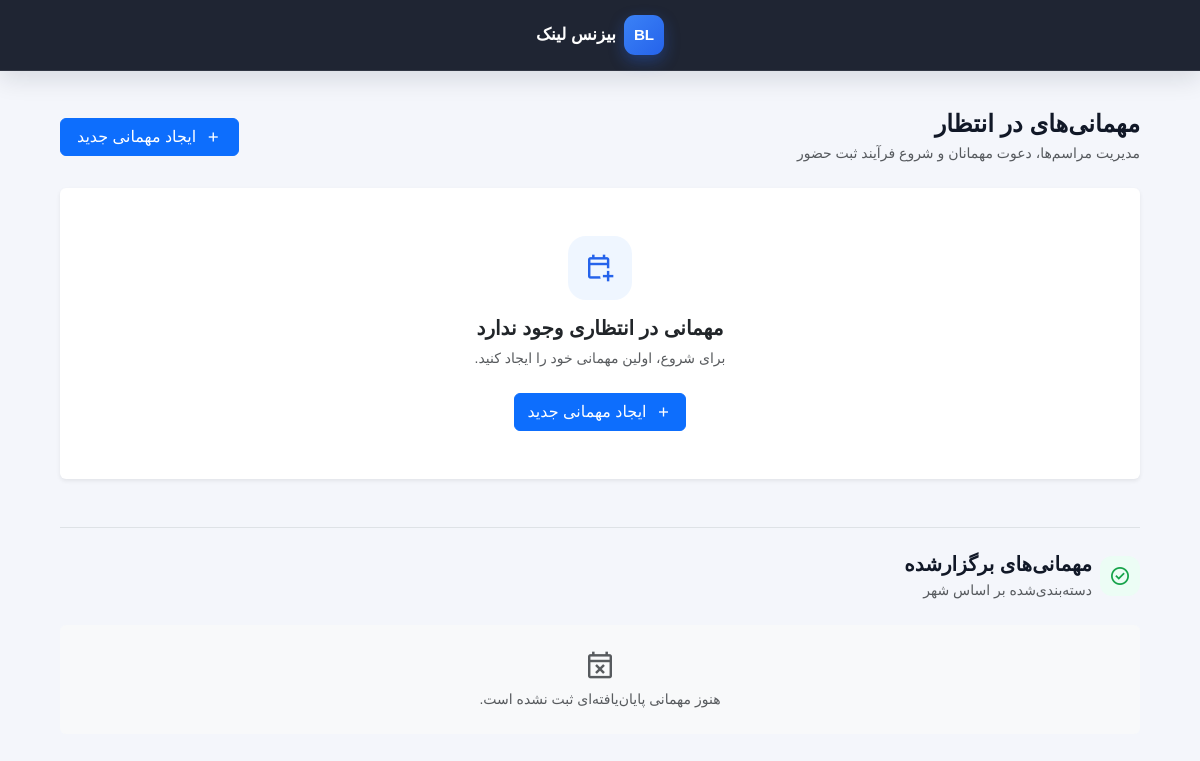
Before: /events/ (signed in) with the older database file.
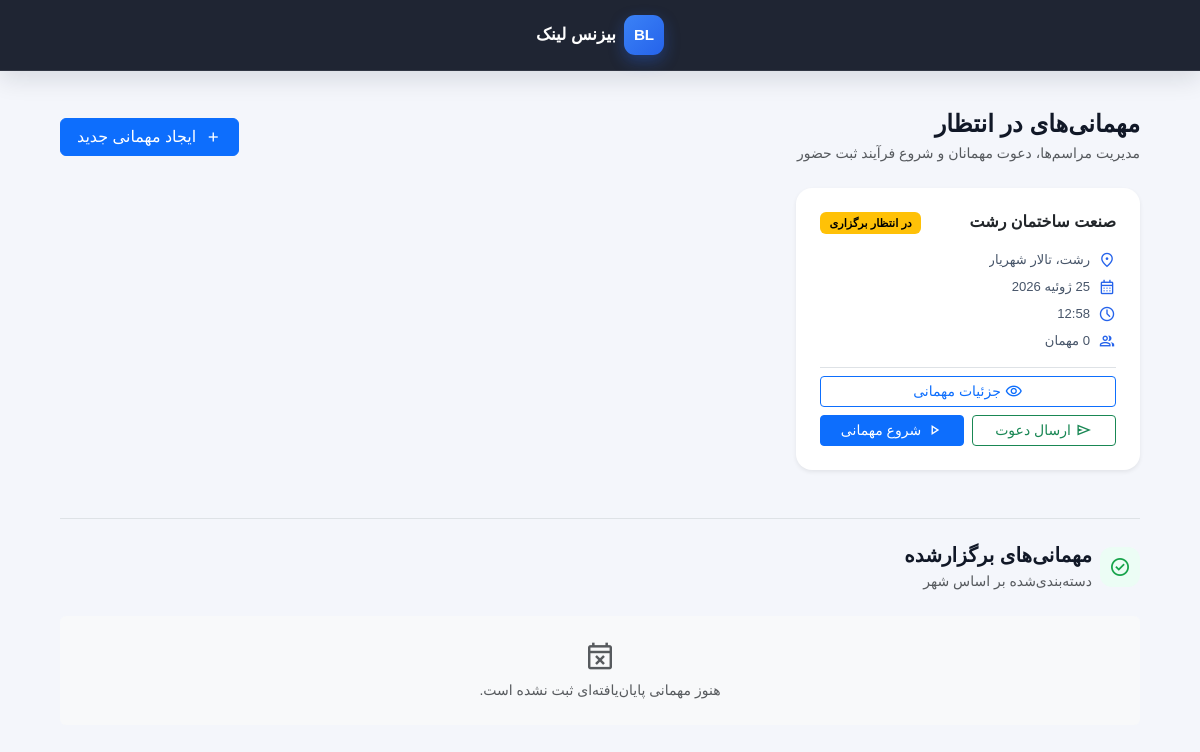
After: the same page with the newer database file.
### core/models.py (models this page shows, shortened)
class Event(models.Model):
    STATUS_PENDING = "pending"
    STATUS_ACTIVE = "active"
    STATUS_COMPLETED = "completed"
    STATUS_CHOICES = [
        (STATUS_PENDING, "در انتظار برگزاری"),
        (STATUS_ACTIVE, "در حال برگزاری"),
        (STATUS_COMPLETED, "پایان یافته"),
    ]
    name = models.CharField(max_length=200, verbose_name="نام مهمانی")
    city = models.CharField(max_length=100, db_index=True, verbose_name="شهر")
    venue_name = models.CharField(max_length=200, verbose_name="نام مکان برگزاری")
    event_date = models.DateField(db_index=True, verbose_name="تاریخ برگزاری")
    event_time = models.TimeField(verbose_name="ساعت شروع")
    status = models.CharField(
        max_length=20,
        choices=STATUS_CHOICES,
        default=STATUS_PENDING,
        db_index=True,
        verbose_name="وضعیت مهمانی"
    )
    invitation_text = models.TextField(
        blank=True,
        default="",
        verbose_name="متن پیام دعوت"
    )
    thank_you_text = models.TextField(
        blank=True,
        default="",
        verbose_name="متن تشکر از حضور"
    )
    missed_you_text = models.TextField(
        blank=True,
        default="",
        verbose_name="متن عدم حضور"
    )
    started_at = models.DateTimeField(blank=True, null=True, verbose_name="زمان شروع واقعی")
    completed_at = models.DateTimeField(blank=True, null=True, verbose_name="زمان پایان")
    created_at = models.DateTimeField(auto_now_add=True)
    class Meta:
        verbose_name = "مهمانی"
        verbose_name_plural = "مهمانی‌ها"
        ordering = ["-event_date", "-event_time"]

### core/views.py (the view)
# urls.py: path('events/', views.EventListView.as_view(), name='event_list'),
class EventListView(LoginRequiredMixin, ListView):
    login_url = "/admin/login/"
    model = Event
    template_name = "core/event_list.html"
    context_object_name = "events"
    paginate_by = 12
    def get_queryset(self):
        return (
            Event.objects
            .filter(
                Q(status=Event.STATUS_PENDING) |
                Q(status=Event.STATUS_ACTIVE)
            )
            .prefetch_related("guests")
            .annotate(guests_total=Count("guests", distinct=True))
            .order_by(
                Case(
                    When(status=Event.STATUS_ACTIVE, then=Value(0)),
                    When(status=Event.STATUS_PENDING, then=Value(1)),
                    default=Value(2),
                    output_field=IntegerField(),
                ),
                "-event_date",
                "-event_time",
            )
        )
    def get_context_data(self, **kwargs):
        context = super().get_context_data(**kwargs)
        now = timezone.now()
        for event in context.get("events", []):
            event.upcoming_hint = ""
            if event.status != Event.STATUS_PENDING:
                continue
            event_start_at = get_event_start_at(event)
            if not event_start_at:
                continue
            delta = event_start_at - now
            if delta.total_seconds() <= 0:
                continue
            if delta <= timedelta(hours=24):
                event.upcoming_hint = "این مراسم کمتر از 24 ساعت دیگر برگزار می‌شود."
            elif delta <= timedelta(hours=48):
                hours_left = int(delta.total_seconds() // 3600)
                event.upcoming_hint = f"این مراسم حدود {hours_left} ساعت دیگر برگزار می‌شود."
        completed_events = (
            Event.objects
            .filter(status=Event.STATUS_COMPLETED)
            .prefetch_related("guests")
            .annotate(guests_total=Count("guests", distinct=True))
            .order_by("city", "-event_date", "-event_time")
        )
        city_groups = defaultdict(list)
        for event in completed_events:
            city_name = event.city or "بدون شهر"
            city_groups[city_name].append(event)
        context["completed_events_by_city"] = dict(city_groups)
        return context

### core/views.py (called while the page is built)
def get_event_start_at(event):
    if not event.event_date or not event.event_time:
        return None
    naive_start = datetime.combine(event.event_date, event.event_time)
    return timezone.make_aware(naive_start, timezone.get_current_timezone())

### templates/core/event_list.html (shortened to what the changed rows need)
{% extends 'core/base.html' %}
{% load jalali_tags %}
{% block content %}
<div class="container py-3 py-md-4 event-list-page">
    <section class="d-flex flex-column flex-sm-row justify-content-between align-items-sm-center gap-3 mb-4">
        <div>
            <h2 class="h4 h3-md mb-1 fw-bold">مهمانی‌های در انتظار</h2>
        </div>
    </section>
    {% if events %}
        <div class="row g-3 g-lg-4">
            {% for event in events %}
                <div class="col-12 col-md-6 col-xl-4">
                    <article class="card event-card h-100 border-0 shadow-sm">
                        <div class="card-body d-flex flex-column p-3 p-lg-4">
                            <div class="d-flex justify-content-between align-items-start gap-2 mb-3">
                                <h3 class="h6 fw-bold mb-0 text-truncate" title="{{ event.name }}">
                                    {{ event.name }}
                                </h3>
                                <span class="badge flex-shrink-0
                                    {% if event.status == 'pending' %}text-bg-warning
                                    {% elif event.status == 'active' %}text-bg-success
                                    {% else %}text-bg-secondary{% endif %}">
                                    {{ event.get_status_display }}
                                </span>
                            </div>
                            <div class="event-card__details mb-3">
                                <div class="event-card__detail">
                                    <span class="material-symbols-outlined">location_on</span>
                                    <span class="text-truncate">
                                        {{ event.city }}{% if event.venue_name %}، {{ event.venue_name }}{% endif %}
                                    </span>
                                </div>
                                <div class="event-card__detail">
                                    <span class="material-symbols-outlined">calendar_month</span>
                                    <span>{{ event.event_date|to_jalali:'%Y/%m/%d' }}</span>
                                </div>
                                <div class="event-card__detail">
                                    <span class="material-symbols-outlined">schedule</span>
                                    <span dir="ltr">{{ event.event_time|time:'H:i' }}</span>
                                </div>
                                <div class="event-card__detail">
                                    <span class="material-symbols-outlined">group</span>
                                    <span>{{ event.guests_total }} مهمان</span>
                                </div>
                            </div>
                            <div class="mt-auto pt-2 border-top">
                                <div class="d-grid gap-2">
                                    <a href="{% url 'event_detail' event.pk %}"
                                       class="btn btn-sm btn-outline-primary d-inline-flex align-items-center justify-content-center gap-1">
                                        <span class="material-symbols-outlined">visibility</span>
                                        جزئیات مهمانی
                                    </a>
                                    {% if event.status == 'pending' %}
                                        <div class="row g-2">
                                            <div class="col-12 col-sm-6">
                                                <form method="post" action="{% url 'send_invites' event.pk %}" class="h-100">
                                                    <button type="submit"
                                                            class="btn btn-sm btn-outline-success w-100 h-100 d-inline-flex align-items-center justify-content-center gap-1">
                                                        <span class="material-symbols-outlined">send</span>
                                                        ارسال دعوت
                                                    </button>
                                                </form>
                                            </div>
                                            <div class="col-12 col-sm-6">
                                                <form method="post" action="{% url 'start_event' event.pk %}" class="h-100">
                                                    <button type="submit"
                                                            class="btn btn-sm btn-primary w-100 h-100 d-inline-flex align-items-center justify-content-center gap-1">
                                                        <span class="material-symbols-outlined">play_arrow</span>
                                                        شروع مهمانی
                                                    </button>
                                                </form>
                                            </div>
                                        </div>
                                    {% elif event.status == 'active' %}
                                        <a href="{% url 'event_detail' event.pk %}"
                                           class="btn btn-sm btn-success d-inline-flex align-items-center justify-content-center gap-1">
                                            <span class="material-symbols-outlined">person_check</span>
                                            ثبت حضور مهمانان
                                        </a>
                                    {% endif %}
                                </div>
                            </div>
                        </div>
                    </article>
                </div>
            {% endfor %}
        </div>
    {% else %}
        <div class="card border-0 shadow-sm">
            <div class="card-body text-center py-5 px-3">
                <div class="empty-state-icon mb-3">
                    <span class="material-symbols-outlined">calendar_add_on</span>
                </div>
                <h3 class="h5 fw-bold">مهمانی در انتظاری وجود ندارد</h3>
                <p class="text-muted small mb-4">
                    برای شروع، اولین مهمانی خود را ایجاد کنید.
                </p>
                <a href="{% url 'add_event' %}"
                   class="btn btn-primary d-inline-flex align-items-center justify-content-center gap-2">
                    <span class="material-symbols-outlined">add</span>
                    ایجاد مهمانی جدید
                </a>
            </div>
        </div>
    {% endif %}
    <section class="completed-events-section mt-5 pt-4 border-top">
        <div class="d-flex align-items-center gap-2 mb-3 mb-md-4">
            <div>
                <h2 class="h5 mb-1 fw-bold">مهمانی‌های برگزارشده</h2>
            </div>
        </div>
    </section>
</div>
{% endblock %}

Changed rows visible on the page:
added Event: name "صنعت ساختمان رشت", status "در انتظار برگزاری", city "رشت", venue_name "تالار شهریار", event_date|to_jalali "25 ژوئیه 2026", event_time "12:58", shows "ارسال دعوت"
Other visible differences:
text no longer shown: "مهمانی در انتظاری وجود ندارد برای شروع، اولین مهمانی خود را ایجاد کنید. ایجاد مهمانی جدید"
